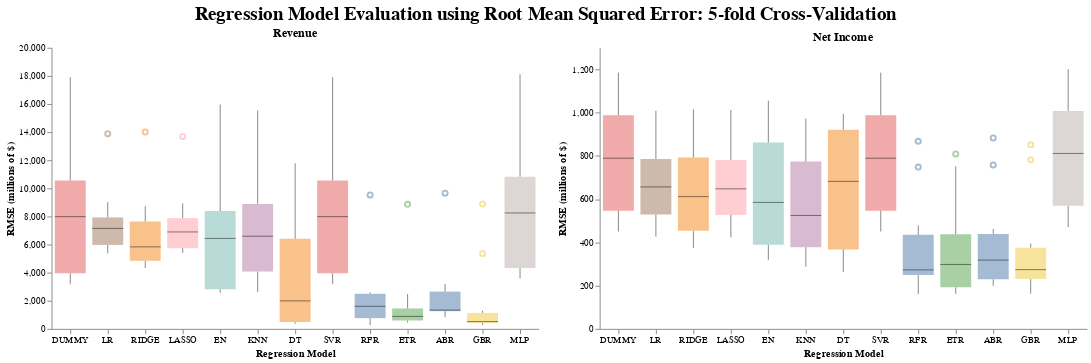

Notebook cell for this chart:
### Code cell
full_chart3 = (rev_chart3 | ear_chart3 ).properties(
    title=alt.TitleParams('Regression Model Evaluation using Root Mean Squared Error: 5-fold Cross-Validation', fontSize = 20, anchor='middle'))
full_chart3.configure_view(stroke=None)

### Figure 1 — Vega-Lite specification as saved in the notebook (floating-point values rounded to 4 significant figures; data arrays with more than 128 entries replaced by an {"elided": "..."} marker saying what was removed)
{"config": {"view": {"continuousWidth": 300, "continuousHeight": 300, "stroke": null}}, "hconcat": [{"data": {"name": "data-567169bf0b7abe9c9c022c9a6f77e1b2"}, "mark": {"type": "boxplot", "median": {"color": "black", "strokeWidth": 3}, "opacity": 0.5, "size": 33}, "encoding": {"color": {"field": "model", "legend": null, "type": "nominal"}, "x": {"axis": {"grid": false, "labelAngle": 0}, "field": "model", "sort": ["DUMMY", "LR", "RIDGE", "LASSO", "EN", "KNN", "DT", "SVR", "RFR", "ETR", "ABR", "GBR", "MLP"], "title": "Regression Model", "type": "nominal"}, "y": {"axis": {"grid": false}, "field": "rmse", "title": "RMSE (millions of $)", "type": "quantitative"}}, "height": 300, "title": "Revenue", "width": 520}, {"data": {"name": "data-fb12a5cbead4cfa9b4c6c415c21ca24e"}, "mark": {"type": "boxplot", "median": {"color": "black", "strokeWidth": 3}, "opacity": 0.5, "size": 33}, "encoding": {"color": {"field": "model", "legend": null, "type": "nominal"}, "x": {"axis": {"grid": false, "labelAngle": 0}, "field": "model", "sort": ["DUMMY", "LR", "RIDGE", "LASSO", "EN", "KNN", "DT", "SVR", "RFR", "ETR", "ABR", "GBR", "MLP"], "title": "Regression Model", "type": "nominal"}, "y": {"axis": {"grid": false}, "field": "rmse", "title": "RMSE (millions of $)", "type": "quantitative"}}, "height": 300, "title": "Net Income", "width": 520}], "title": {"text": "Regression Model Evaluation using Root Mean Squared Error: 5-fold Cross-Validation", "anchor": "middle", "fontSize": 20}, "$schema": "https://vega.github.io/schema/vega-lite/v5.20.1.json", "datasets": {"data-567169bf0b7abe9c9c022c9a6f77e1b2": {"elided": "130 records"}, "data-fb12a5cbead4cfa9b4c6c415c21ca24e": {"elided": "130 records"}}}
